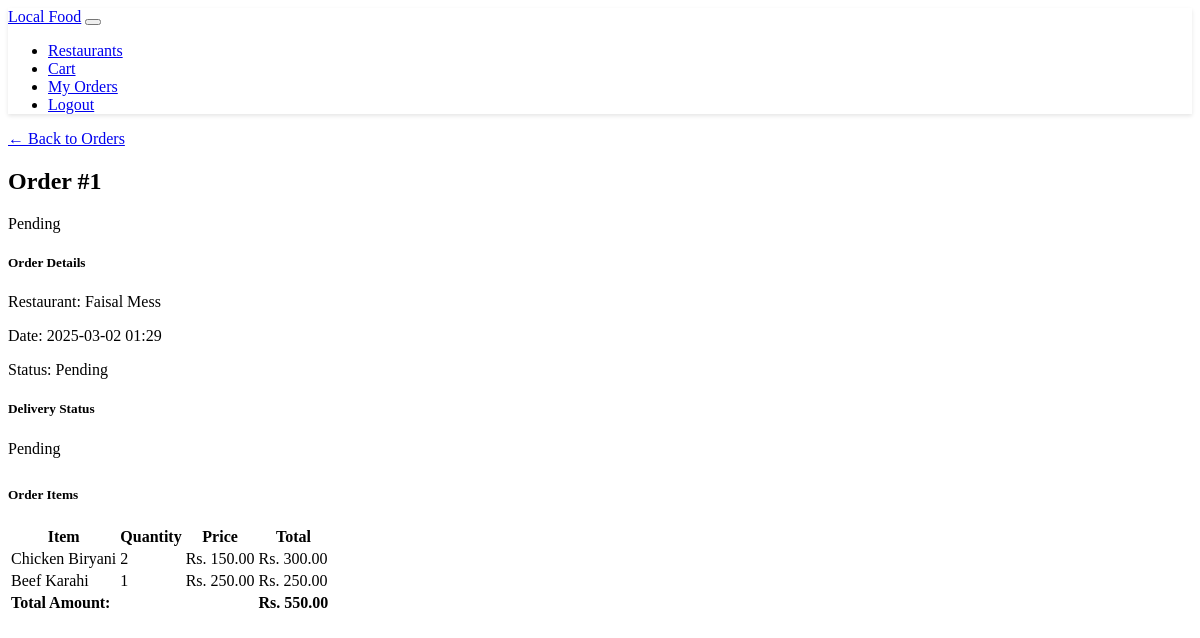
/order/1 (signed in), run on the app's committed database.
### models.py (models this page shows)
class Order(db.Model):
    id = db.Column(db.Integer, primary_key=True)
    user_id = db.Column(db.Integer, db.ForeignKey('user.id'), nullable=False)
    restaurant_id = db.Column(db.Integer, db.ForeignKey('restaurant.id'), nullable=False)
    status = db.Column(db.String(50), default='pending')  # pending, preparing, ready, completed
    total_amount = db.Column(db.Float, nullable=False)
    created_at = db.Column(db.DateTime, server_default=db.func.now())
    items = db.relationship('OrderItem', backref='order', lazy=True)

class Restaurant(db.Model):
    id = db.Column(db.Integer, primary_key=True)
    name = db.Column(db.String(100), nullable=False)
    description = db.Column(db.Text)
    image_url = db.Column(db.String(200))
    menu_items = db.relationship('MenuItem', backref='restaurant', lazy=True)
    orders = db.relationship('Order', backref='restaurant', lazy=True)
    managers = db.relationship('User', backref='managed_restaurant', lazy=True,
                             foreign_keys=[User.managed_restaurant_id])

class MenuItem(db.Model):
    id = db.Column(db.Integer, primary_key=True)
    name = db.Column(db.String(100), nullable=False)
    description = db.Column(db.Text)
    price = db.Column(db.Float, nullable=False)
    category = db.Column(db.String(50))  # 'main', 'beverage', 'dessert'
    image_url = db.Column(db.String(200))
    restaurant_id = db.Column(db.Integer, db.ForeignKey('restaurant.id'), nullable=False)
    order_items = db.relationship('OrderItem', backref='menu_item', lazy=True)
    is_available = db.Column(db.Boolean, default=True)

class OrderItem(db.Model):
    id = db.Column(db.Integer, primary_key=True)
    order_id = db.Column(db.Integer, db.ForeignKey('order.id'), nullable=False)
    menu_item_id = db.Column(db.Integer, db.ForeignKey('menu_item.id'), nullable=False)
    quantity = db.Column(db.Integer, nullable=False)
    price = db.Column(db.Float, nullable=False)  # Price at time of order

### routes.py (the view)
@app.route('/order/<int:order_id>')
@login_required
def order_details(order_id):
    try:
        order = Order.query.filter_by(id=order_id, user_id=current_user.id).first_or_404()
        order_items = OrderItem.query\
            .join(MenuItem, OrderItem.menu_item_id == MenuItem.id)\
            .filter(OrderItem.order_id == order_id)\
            .all()
        order_items_list = []
        for item in order_items:
            order_items_list.append({
                'name': item.menu_item.name,
                'quantity': item.quantity,
                'price': item.price,
                'total': item.price * item.quantity
            })
        return render_template('orders/details.html',
                            order=order,
                            order_items=order_items_list)
    except Exception as e:
        logging.error(f"Error fetching order details: {str(e)}")
        flash('Error loading order details')
        return redirect(url_for('order_history'))

### models.py (called while the page is built)
@login_manager.user_loader
def load_user(id):
    return User.query.get(int(id))

### templates/orders/details.html
{% extends "base.html" %}
{% block content %}
<div class="container">
    <div class="mb-4">
        <a href="{{ url_for('order_history') }}" class="btn btn-outline-secondary">← Back to Orders</a>
    </div>
    <div class="card mb-4">
        <div class="card-header">
            <div class="d-flex justify-content-between align-items-center">
                <h2 class="mb-0">Order #{{ order.id }}</h2>
                <span class="badge {% if order.status == 'pending' %}bg-warning{% elif order.status == 'preparing' %}bg-info{% elif order.status == 'ready' %}bg-success{% else %}bg-secondary{% endif %}">
                    {{ order.status.title() }}
                </span>
            </div>
        </div>
        <div class="card-body">
            <div class="row mb-4">
                <div class="col-md-6">
                    <h5>Order Details</h5>
                    <p>Restaurant: {{ order.restaurant.name }}</p>
                    <p>Date: {{ order.created_at.strftime('%Y-%m-%d %H:%M') }}</p>
                    <p>Status: {{ order.status.title() }}</p>
                </div>
                <div class="col-md-6">
                    <h5>Delivery Status</h5>
                    <div class="progress" style="height: 25px;">
                        {% set status_progress = {
                            'pending': 25,
                            'preparing': 50,
                            'ready': 75,
                            'completed': 100
                        } %}
                        <div class="progress-bar progress-bar-striped progress-bar-animated"
                             role="progressbar"
                             style="width: {{ status_progress[order.status] }}%">
                            {{ order.status.title() }}
                        </div>
                    </div>
                </div>
            </div>
            <h5>Order Items</h5>
            <div class="table-responsive">
                <table class="table">
                    <thead>
                        <tr>
                            <th>Item</th>
                            <th>Quantity</th>
                            <th>Price</th>
                            <th>Total</th>
                        </tr>
                    </thead>
                    <tbody>
                        {% for item in order_items %}
                        <tr>
                            <td>{{ item.name }}</td>
                            <td>{{ item.quantity }}</td>
                            <td>Rs. {{ "%.2f"|format(item.price) }}</td>
                            <td>Rs. {{ "%.2f"|format(item.total) }}</td>
                        </tr>
                        {% endfor %}
                        <tr>
                            <td colspan="3" class="text-end"><strong>Total Amount:</strong></td>
                            <td><strong>Rs. {{ "%.2f"|format(order.total_amount) }}</strong></td>
                        </tr>
                    </tbody>
                </table>
            </div>
        </div>
    </div>
</div>
{% endblock %}

### static/css/custom.css (style rules this page uses)
.card { transition: transform 0.2s; margin-bottom: 20px; }

### data on the page
Order: id "1", status "Pending", created_at "2025-03-02 01:29", total_amount "550.00"
Restaurant: restaurant.name "Faisal Mess"
MenuItem: name "Chicken Biryani"
OrderItem: price "150.00"
MenuItem: name "Beef Karahi"
OrderItem: price "250.00"

### other printed values
{{ item.quantity }} "2" "1"
{{ "%.2f"|format(item.total) }} "300.00" "250.00"
